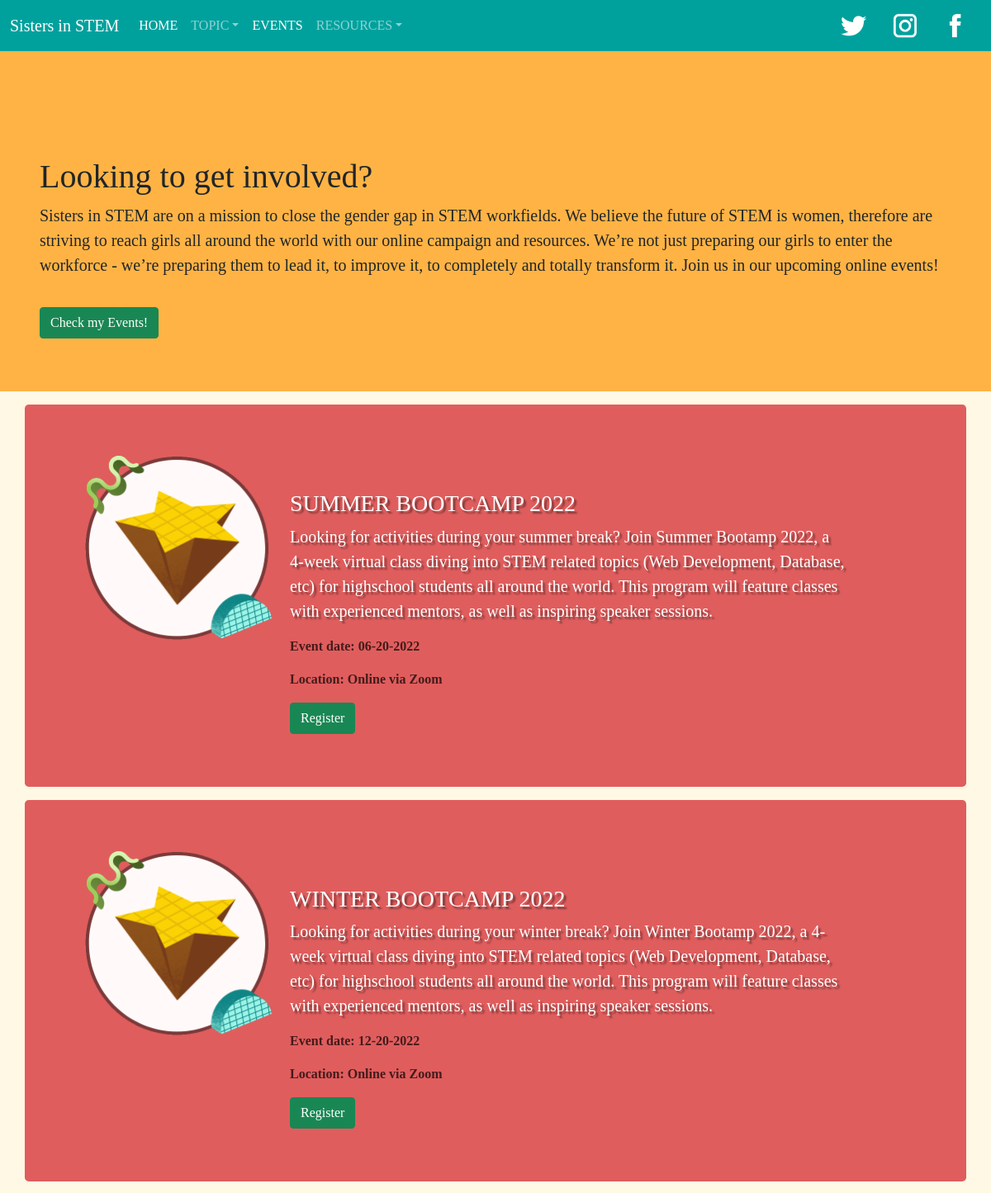
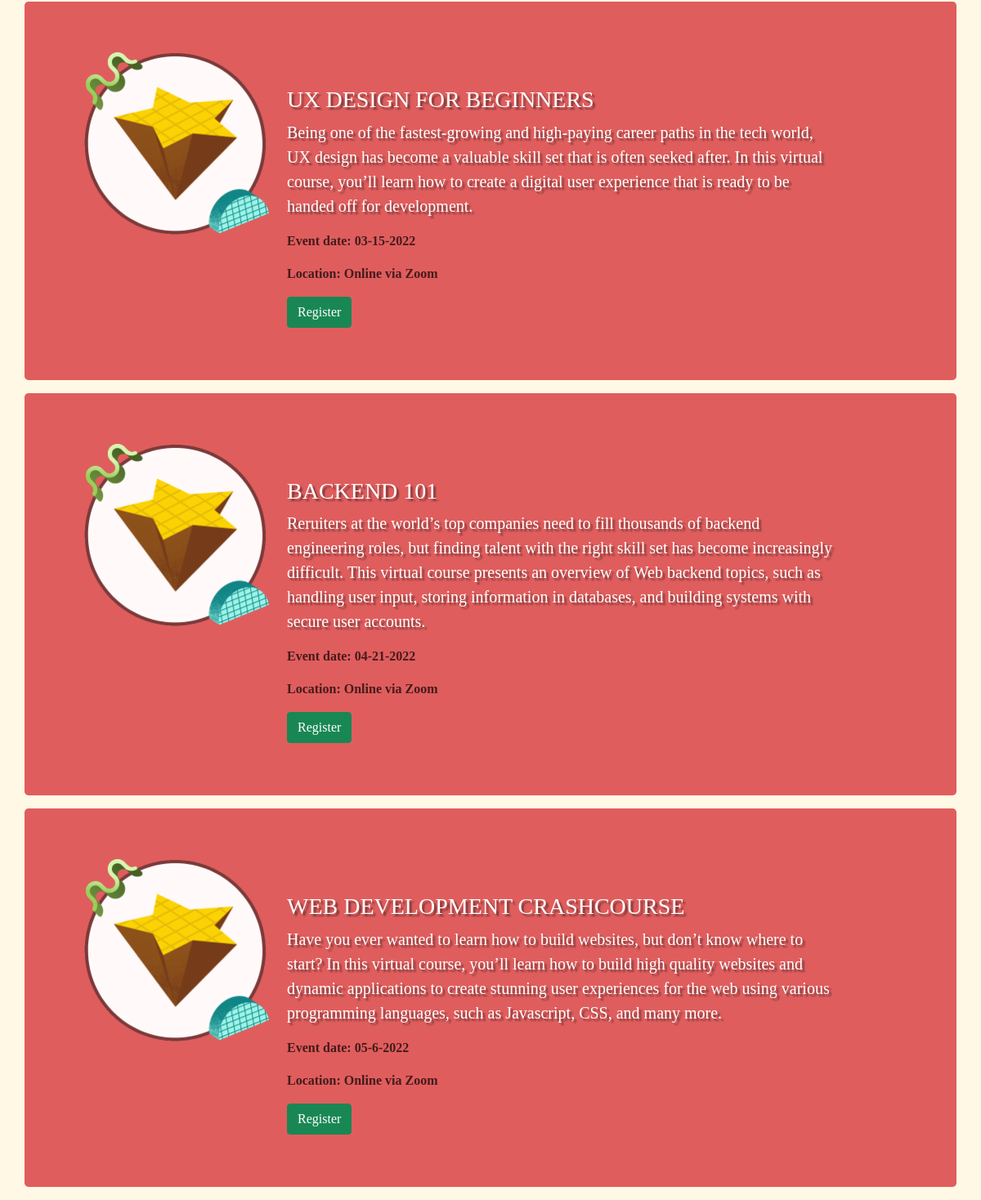
The app's page /events with its own data (2 pictures, top to bottom).
### tables this page shows
CREATE TABLE [events](
[event_id] nvarchar(10) not null primary key,
[event_name] nvarchar(100) not null,
[event_desc] nvarchar(400) not null,
[event_date] nvarchar(20) not null
);

### main.py (the view)
@app.route('/events')
def app_events():
  events = sql('SELECT * FROM events', ())
  return render_template("events.html", pevents=events)

### main.py (called while the page is built)
def sql(cmd, vals=None):
    conn = sqlite3.connect('flask.db')
    cur = conn.cursor()
    res = cur.execute(cmd, vals).fetchall()
    conn.commit()
    conn.close()
    return res

### templates/events.html (shortened to what this page needs)
<!DOCTYPE html>
<html lang="en">
<head>
<link href="https://cdn.jsdelivr.net/npm/bootstrap@5.0.2/dist/css/bootstrap.min.css" rel="stylesheet">
<link type="text/css" rel="stylesheet" href="{{ url_for('static', filename='style.css') }}">
</head>
<body class="bodyhome">
    <nav class="navbar navbar-expand-lg navbar-dark sticky-top  navbarstylehome">
        <div class="container-fluid">
            <a href="/" class="navbar-brand navs" style="font-family:MADE Sunflower; font-size: 30;">Sisters in STEM</a>
            <div class="collapse navbar-collapse" id="navbarCollapse">
                <div class="navbar-nav">
                    <a href="/" class="nav-item nav-link active sans navs" id="navs" >HOME</a>
                    <a class="nav-link dropdown-toggle sans navs" data-bs-toggle="dropdown" href="#" id="navs">TOPIC</a>
                    <a href="/events" class="nav-item nav-link active sans navs" id="navs" >EVENTS</a>
                    <a class="nav-link dropdown-toggle sans navs" data-bs-toggle="dropdown" href="#" id="navs">RESOURCES</a>
                </div>
                <div class="navbar-nav ms-auto">
                  <a class="nav-link px-3" aria-current="page" target="_blank" href="https://mobile.twitter.com/explore" id=home><img src="/static/socicon-twitter.png" style="height: 30px;"></a>
                  <a class="nav-link px-3" aria-current="page" target="_blank" href="https://www.instagram.com/" id=home><img src="/static/socicon-insta.png" style="height: 30px;"></a>
                  <a class="nav-link px-3" aria-current="page" target="_blank" href="https://www.facebook.com/" id=home><img src="/static/socicon-fb.png" style="height: 30px;"></a>
                </div>
            </div>
        </div>
    </nav>
    <div class="p-5 containertopic container-responsive">
       <h1 class=header2 style="padding-top:80px; font-size: 30;">Looking to get involved?</h1>
       <p style="padding-bottom:20px; font-family:Sora; font-size: 30;" class="lead">Sisters in STEM are on a mission to close the gender gap in STEM workfields. We believe the future of STEM is women, therefore are striving to reach girls all around the world with our online campaign and resources. We’re not just preparing our girls to enter the workforce - we’re preparing them to lead it, to improve it, to completely and totally transform it. Join us in our upcoming online events!</p>
       <p><a href="/loginform" class="btn btn-success sans">Check my Events!</a></p>
    </div>
{% for e in pevents %}
<div class="container">
    <div class="row p-5 rounded-3 my-3 containerindex">
        <div class="col-md-3" style="padding-right: 0px;">
        <img src="static/eventsicon.png" class="img-fluid">
        </div>
        <div class="col-md-8 ">
            <h3 class=title style="padding-top:55px;">{{ e[1] }}</h3>
            <p class="descindex">{{ e[2] }}</p>
            <p class='desccontent'> Event date: {{ e[3] }}</p>
            <p class='desccontent'> Location: Online via Zoom</p>
            <p><a href="{{ url_for('app_regform', eid=e[0]) }}" class="btn btn-success sans">Register</a></p>
        </div>
    </div>
</div>
{% endfor %}
</body>
</html>

### static/style.css (style rules this page uses)
.header2 { font-family: MADE Sunflower; }
.title { font-family: Rubik Mono One; color: white; text-shadow: 3px 3px 2px #7c3939; }
.desccontent { font-family: 'Sora'; color: #441b1b;; font-weight: 550; }
.descindex { font-family: 'Sora'; font-size: 20px; color: white; text-shadow: 3px 3px 2px #7c3939; }
.sans { font-family: Sora; }
.navbarstylehome { background-color: #00A19D; }
.navs { color: white; }
.bodyhome { background-color: #FFF8E5; }
.containerindex { background-color: #E05D5D; }
.containertopic { background-color: #FFB344; }

### records on screen
events: event_name "SUMMER BOOTCAMP 2022", event_desc "Looking for activities during your summer break? Join Summer Bootamp 2022, a 4-week virtual class diving into STEM related topics (Web Development, Database, etc) for highschool students all around the world. This program will feature classes with experienced mentors, as well as inspiring speaker sessions.", event_date "06-20-2022"
events: event_name "WINTER BOOTCAMP 2022", event_desc "Looking for activities during your winter break? Join Winter Bootamp 2022, a 4-week virtual class diving into STEM related topics (Web Development, Database, etc) for highschool students all around the world. This program will feature classes with experienced mentors, as well as inspiring speaker sessions.", event_date "12-20-2022"
events: event_name "UX DESIGN FOR BEGINNERS", event_desc "Being one of the fastest-growing and high-paying career paths in the tech world, UX design has become a valuable skill set that is often seeked after. In this virtual course, you’ll learn how to create a digital user experience that is ready to be handed off for development.", event_date "03-15-2022"
events: event_name "BACKEND 101", event_desc "Reruiters at the world’s top companies need to fill thousands of backend engineering roles, but finding talent with the right skill set has become increasingly difficult. This virtual course presents an overview of Web backend topics, such as handling user input, storing information in databases, and building systems with secure user accounts.", event_date "04-21-2022"
events: event_name "WEB DEVELOPMENT CRASHCOURSE", event_desc "Have you ever wanted to learn how to build websites, but don’t know where to start? In this virtual course, you’ll learn how to build high quality websites and dynamic applications to create stunning user experiences for the web using various programming languages, such as Javascript, CSS, and many more.", event_date "05-6-2022"
